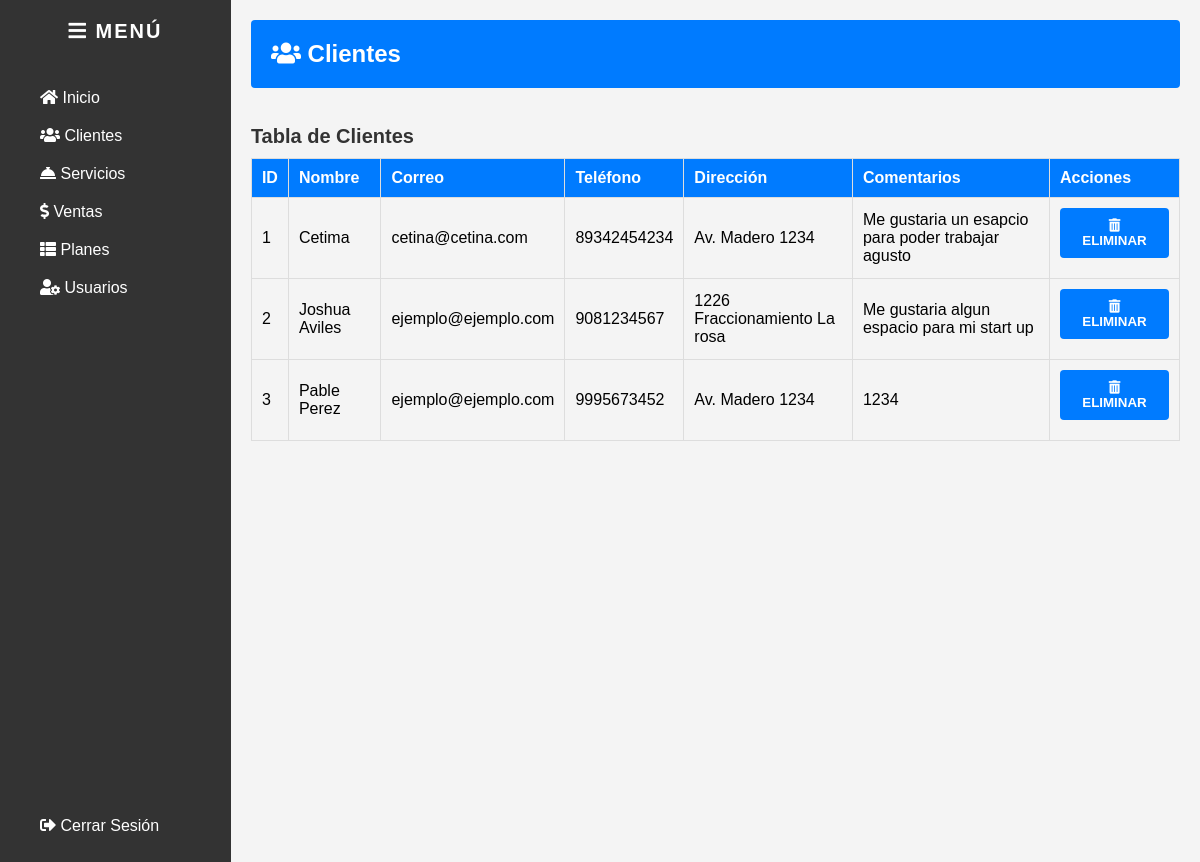
Before: /interfaces/Clientes.php with the older database file.
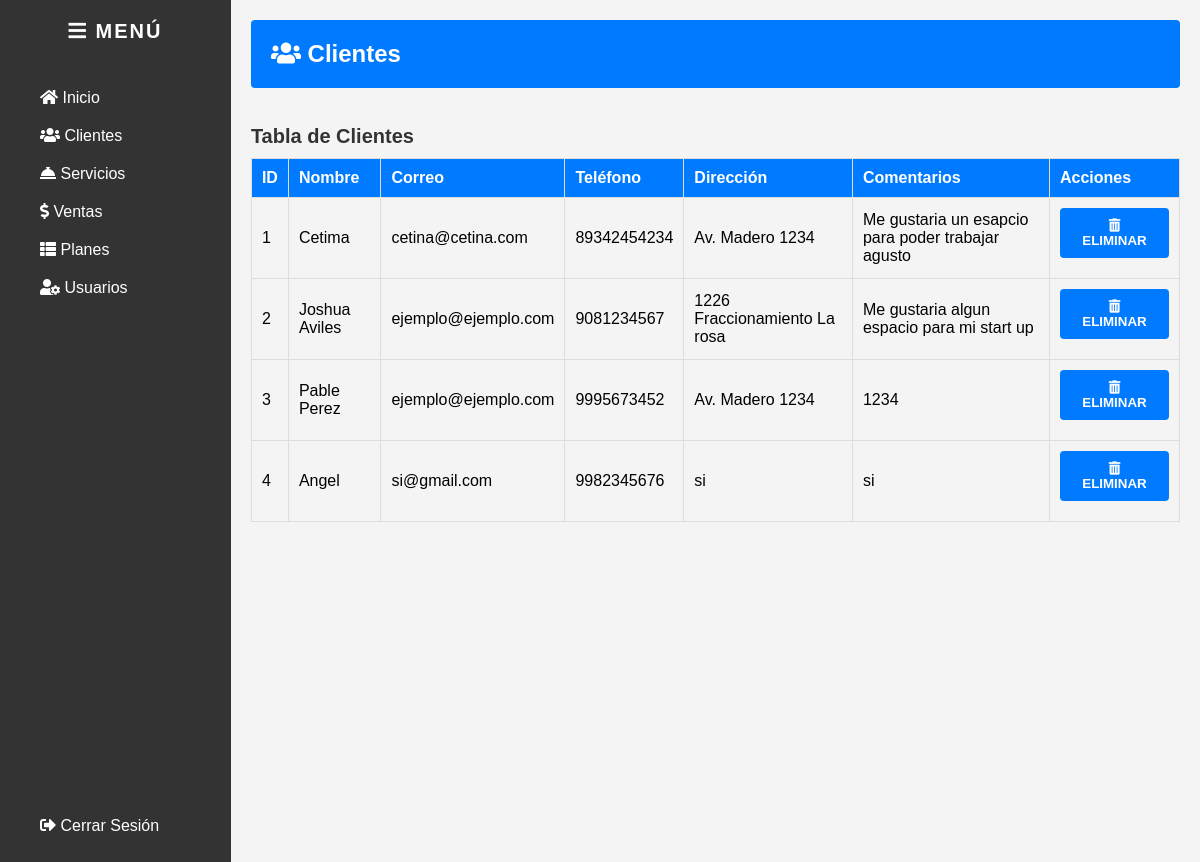
After: the same page with the newer database file.
### tables this page shows
CREATE TABLE `Contactanos` (
  `id` int NOT NULL AUTO_INCREMENT,
  `nombre` varchar(255) NOT NULL,
  `correo` varchar(255) NOT NULL,
  `telefono` varchar(50) NOT NULL,
  `direccion` varchar(255) NOT NULL,
  `comentarios` text,
  PRIMARY KEY (`id`)
);

### interfaces/Clientes.php (the view, shortened to what this page needs)
<?php
include '../controllers/conn.php';
$sql = "SELECT * FROM Contactanos";
$result = $con->query($sql);
?>
<!DOCTYPE html>
<html lang="es">
<head>
    <link rel="stylesheet" href="css/dashboard.css">
    <link rel="stylesheet" href="https://cdnjs.cloudflare.com/ajax/libs/font-awesome/5.15.1/css/all.min.css">
</head>
<body>
    <div class="dashboard">
        <div class="sidebar">
            <h3><i class="fas fa-bars"></i> Menú</h3>
            <ul>
                <li><a href="dashboard.php"><i class="fas fa-home"></i> Inicio</a></li>
                <li><a href="Clientes.php"><i class="fas fa-users"></i> Clientes</a></li>
                <li><a href="Servicios.php"><i class="fas fa-concierge-bell"></i> Servicios</a></li>
                <li><a href="ventas.php"><i class="fas fa-dollar-sign"></i> Ventas</a></li>
                <li><a href="Plan.php"><i class="fas fa-th-list"></i> Planes</a></li>
                <li><a href="users.php"><i class="fas fa-user-cog"></i> Usuarios</a></li>
                <li><a class="CerrarSesion" href="../controllers/logout.php"><i class="fas fa-sign-out-alt"></i> Cerrar Sesión</a></li>
            </ul>
        </div>
        <div class="main-content">
            <header>
                <h1><i class="fas fa-users"></i> Clientes</h1>
            </header>
            <div class="content">
                <h2>Tabla de Clientes</h2>
                <table>
                    <thead>
                        <tr>
                            <th>ID</th>
                            <th>Nombre</th>
                            <th>Correo</th>
                            <th>Teléfono</th>
                            <th>Dirección</th>
                            <th>Comentarios</th>
                            <th>Acciones</th>
                        </tr>
                    </thead>
                    <tbody>
                        <?php if ($result->num_rows > 0): ?>
                            <?php while($row = $result->fetch_assoc()): ?>
                                <tr>
                                    <td><?php echo $row['id']; ?></td>
                                    <td><?php echo $row['nombre']; ?></td>
                                    <td><?php echo $row['correo']; ?></td>
                                    <td><?php echo $row['telefono']; ?></td>
                                    <td><?php echo $row['direccion']; ?></td>
                                    <td><?php echo $row['comentarios']; ?></td>
                                    <td>
                                        <form method="POST" style="display:inline;">
                                            <button type="submit" onclick="return confirm('¿Estás seguro de que deseas eliminar este registro?');">
                                                <i class="fas fa-trash-alt"></i> Eliminar
                                            </button>
                                        </form>
                                    </td>
                                </tr>
                            <?php endwhile; ?>
                        <?php else: ?>
                            <tr>
                                <td colspan="7">No hay registros</td>
                            </tr>
                        <?php endif; ?>
                    </tbody>
                </table>
            </div>
        </div>
    </div>
</body>
</html>

### interfaces/css/dashboard.css (style rules this page uses)
body { margin: 0; font-family: "Arial", sans-serif; background-color: #f4f4f4; }
.dashboard { display: flex; min-height: 100vh; }
.sidebar { width: 250px; background-color: #333; color: #fff; padding: 20px; display: flex; flex-direction: column; align-items: center; }
.sidebar h3 { padding: 0; margin: 0 0 20px 0; text-transform: uppercase; letter-spacing: 2px; font-size: 20px; }
.sidebar ul { list-style: none; padding: 0; width: 100%; }
.sidebar ul li { width: 100%; }
.sidebar ul li a { color: white; text-decoration: none; display: block; padding: 10px 20px; border-radius: 4px; transition: background-color 0.3s ease; }
.main-content { flex-grow: 1; background-color: #f4f4f4; padding: 20px; }
.main-content header { background: #007BFF; color: #ffffff; padding: 20px; margin-bottom: 20px; border-radius: 4px; display: flex; align-items: center; justify-content: space-between; }
.main-content header h1 { margin: 0; font-size: 24px; }
.content { display: flex; flex-direction: column; }
.content h2 { color: #333; font-size: 20px; margin-bottom: 10px; }
table { width: 100%; border-collapse: collapse; margin-bottom: 20px; }
table, th, td { border: 1px solid #ddd; }
th, td { padding: 10px; text-align: left; }
th { background-color: #007BFF; color: white; }
form { display: flex; flex-direction: column; margin-top: 20px; }
form input[type="text"], form input[type="number"], form button { padding: 10px; margin-bottom: 10px; border: 1px solid #ccc; border-radius: 4px; }
form button { background-color: #007BFF; color: white; border: none; cursor: pointer; padding: 10px 20px; text-transform: uppercase; font-weight: bold; transition: background-color 0.3s ease; }
.CerrarSesion { margin-top: 500px; }

Changed rows visible on the page:
added contactanos: id "4", nombre "Angel", correo "si@gmail.com", telefono "9982345676", direccion "si", comentarios "si"
